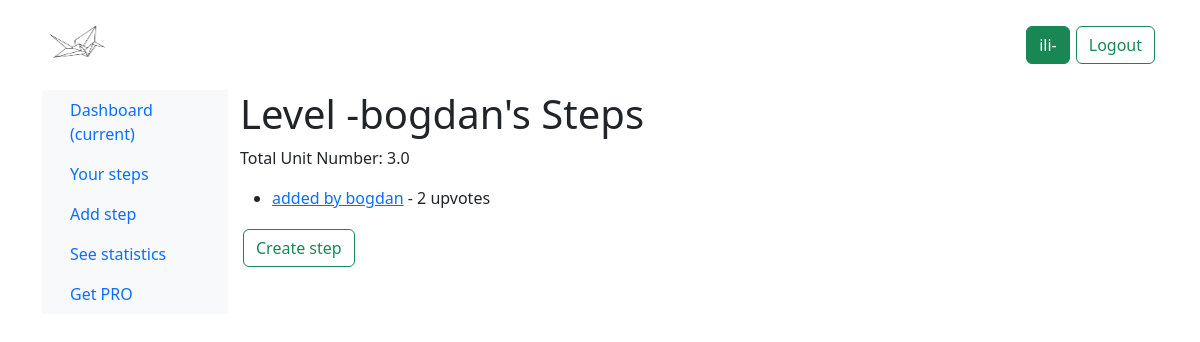
/profile/user-steps/9/ (signed in), run on an earlier commit of the app's database.
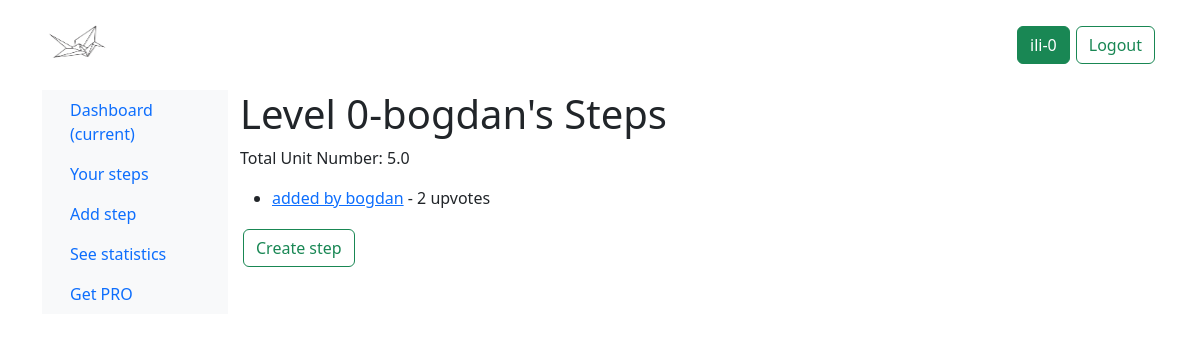
And on a later commit of the database.
### users/models.py (models this page shows, shortened)
class UserProfile(models.Model):
    user = models.OneToOneField(User,null = True, on_delete=models.CASCADE)
    total_unit_number = models.FloatField("Unit Number", default=0)
    level = models.IntegerField("Level of the user",default = 0)

class Step(models.Model):
    user = models.ForeignKey(User, on_delete=models.CASCADE, default=1)
    step_title = models.CharField("Method title", max_length=200)
    step_description = models.CharField("Method description", max_length=1000)
    pub_date = models.DateTimeField("date published", null=True, blank=True)
    upvotes = models.ManyToManyField(User, related_name='upvoted_steps')
    unit_number = models.FloatField("Unit Number", default=0)
    def total_upvotes(self):
        return self.upvotes.count()

### users/views.py (the view)
# urls.py: path('profile/user-steps/<int:user_id>/', views.user_steps, name='user-steps'),
def user_steps(request, user_id):
    user = get_object_or_404(User, id=user_id)
    user_steps = get_user_steps(user)
    user_profile = UserProfile.objects.get(user=request.user)
    context = {
        'user': user,
        'user_steps': user_steps,
        "user_profile": user_profile,
    }
    return render(request, 'users/user-steps.html', context)

### users/views.py (called while the page is built)
def get_user_steps(user):
    return Step.objects.filter(user=user).order_by("-pub_date")

### users/templates/users/user-steps.html
{% extends 'base.html' %}
{% block content %}
{% include 'sidebar.html' %}
<div class="col-md-9">
  <h1>Level {{user.userprofile.level}}-{{ user.username }}'s Steps</h1>
  <p>Total Unit Number: {{ user_profile.total_unit_number }}</p>
  {% if user_steps %}
    <ul>
    {% for step in user_steps %}
      <li><a href="{% url 'users:detail' step.id %}">{{ step.step_title }}</a> - {{ step.total_upvotes }} upvotes</li>
    {% endfor %}
    </ul>
  {% else %}
    <p>No steps created yet.</p>
  {% endif %}
  <div class="col-md-12">
    <a type="button" class="btn btn-outline-success" href="{%url 'users:create_step'%}">Create step</a>
</div>
</div>
{% endblock %}

### templates/base.html (shortened to what this page needs)
<!DOCTYPE html>
{% load static %}
<html lang="en">
   <head>
    <link href="https://cdn.jsdelivr.net/npm/bootstrap@5.3.0-alpha3/dist/css/bootstrap.min.css" rel="stylesheet">
    <link rel ="stylesheet" href ="{% static 'main.css' %}" type="text/css">
   </head>
   <body>
   {% include 'navbar_home.html' %}
   <div class="container">
    {% block content %}
    {% endblock %}
   </div>
   </body>
</html>

### templates/navbar_home.html
{% load static %}
<link rel ="stylesheet" href ="{% static 'main.css' %}" type="text/css">
<nav class="navbar navbar-expand-lg">
    <div class="container navbar-container">
      <a class="navbar-brand" href="{%url 'home'%}">
        <img src="{% static "media/logocrane.png" %}" alt="2xproject" width="70" height="64">
      </a>
      <ul class="nav d-flex">
        {% if user.is_authenticated %}
        <li><a href="{%url 'users:profile'%}" class="btn btn-success">{{request.user.username}}-{{user.userprofile.level}}</a></li>
        <li><a href="{%url 'users:logout'%}" class="btn btn-outline-success">Logout</a></li>
        {% else %}
        <li><a href="{%url 'users:login'%}" class="btn btn-success">Login</a></li>
        <li><a href="{%url 'users:register'%}" class="btn btn-outline-success">Sign Up</a></li>
        {% endif %}
      </ul>
    </div>
  </nav>

### templates/sidebar.html (shortened to what this page needs)
{% load crispy_forms_tags %}
<div class="container-fluid">
    <div class="row">
        <nav class="col-md-2 d-none d-md-block bg-light sidebar">
          <div class="sidebar-sticky">
            <ul class="nav flex-column">
              <li class="nav-item">
                <a class="nav-link active" href="{%url 'users:profile'%}">
                  Dashboard <span class="sr-only">(current)</span>
                </a>
              </li>
              <li class="nav-item">
                <a class="nav-link" href="{%url 'users:user-steps' user.id%}">
                  Your steps
                </a>
              </li>
              <li class="nav-item">
                <a class="nav-link" href="{%url 'users:create_step'%}">
                  Add step
                </a>
              </li>
              <li class="nav-item">
                <a class="nav-link" href="#">
                  See statistics
                </a>
              </li>
              <li class="nav-item">
                <a class="nav-link" href="#">
                  Get PRO
                </a>
              </li>
            </ul>
          </div>
        </nav>

### static/main.css (style rules this page uses)
body { height:100%; width:100%; position: absolute; }
.btn { margin-left: 3px; margin-right: 3px; margin-top: 3px; margin-bottom: 3px; }

What changed in the data, as far as the page shows it:
changed UserProfile: total_unit_number "3.0" → "5.0"
Also different on the page:
{{ user.userprofile.level }}: (not shown) → "0"
